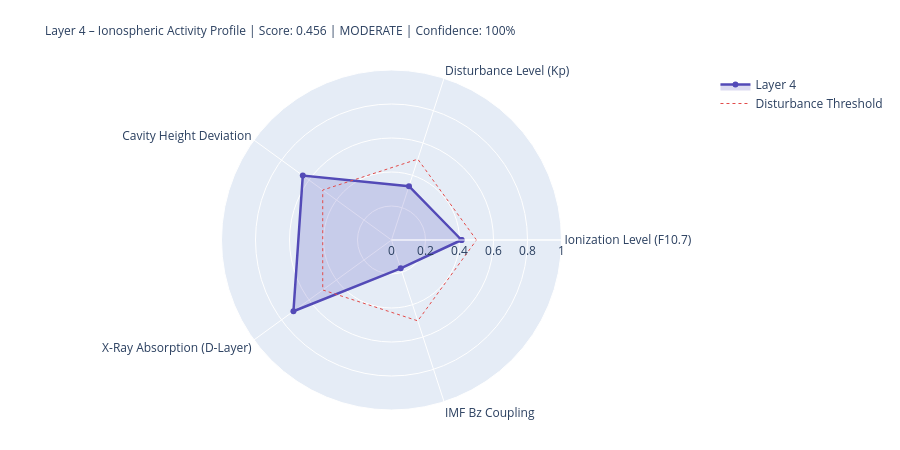

Here is the notebook cell this chart was saved with:
### Markdown cell above
---
## 4. State Assessment & Handoff to Layer 5

### Code cell
# ============================================================
# LAYER-4-SCORE
# ============================================================

COMPONENTS = {
    'Ionization Level (F10.7)':    {'score': ioniz,       'source': 'primary' if f107_now else 'from_layer0', 'dynamic': True},
    'Disturbance Level (Kp)':          {'score': disturb,     'source': 'primary' if kp_now   else 'from_layer0', 'dynamic': True},
    'Cavity Height Deviation':    {'score': h_dev,       'source': 'derived',                                'dynamic': True},
    'X-Ray Absorption (D-Layer)':{'score': xray_ioniz,  'source': 'primary' if xray_now else 'missing',     'dynamic': True},
    'IMF Bz Coupling':             {'score': bz_coupling, 'source': 'primary' if bz_now   else 'from_layer0', 'dynamic': True},
}

available    = {k: v['score'] for k, v in COMPONENTS.items() if v['score'] is not None}
unavailable  = [k for k, v in COMPONENTS.items() if v['score'] is None]
layer4_score = round(sum(available.values()) / len(available), 4) if available else None
confidence   = round(len(available) / len(COMPONENTS), 2)
level = ('unknown' if layer4_score is None
         else 'quiet'   if layer4_score < 0.3
         else 'moderate' if layer4_score < 0.6
         else 'active')
dominant_l4 = max(available, key=available.get) if available else 'none'

# Resonance delta for Schumann SR-1
sr1_ref = schumann_freq(1, 80.0)
sr1_now = schumann_freq(1, h_eff)
sr1_delta_mhz = (sr1_now - sr1_ref) * 1000

# Propagation conditions
prop_cond = ('disturbed'   if kp_val > 4
             else 'unsettled' if kp_val > 2
             else 'normal')
if xray_class in ['X', 'M']:
    prop_cond = 'Radio-Blackout moeglich'

W = 68
print('=' * W)
print('LAYER 4 – IONOSPHERE – STATE ASSESSMENT')
print('=' * W)
for name, comp in COMPONENTS.items():
    s = comp['score']
    if s is not None:
        bar = '█' * int(s * 20) + '░' * (20 - int(s * 20))
        print(f'  {name:<36} {bar}  {s:.3f}  [{comp["source"]}]')
    else:
        print(f'  {name:<36} {"─" * 20}  n/a   [missing]')
print('-' * W)
print(f'  Score:          {layer4_score:.3f}  ({len(available)}/{len(COMPONENTS)} components)')
print(f'  Confidence:     {confidence:.0%}')
print(f'  Level:          {level.upper()}')
print(f'  Dominant:       {dominant_l4}')
print(f'  Cavity height:  {h_eff:.1f} km  (Ref: 80.0 km)')
print(f'  SR-1:           {sr1_now:.3f} Hz  (Δ {sr1_delta_mhz:+.1f} mHz vs. ref)')
print(f'  Propagation:    {prop_cond}')
print(f'  X-Ray:          {xray_class}-class  ({xray_now:.2e} W/m²)' if xray_now else '  X-Ray:          n/a')
print('=' * W)

# Radar
cats   = list(available.keys())
vals_r = list(available.values())
if len(cats) >= 3:
    fig = go.Figure()
    fig.add_trace(go.Scatterpolar(
        r=vals_r + [vals_r[0]], theta=cats + [cats[0]],
        fill='toself', fillcolor='rgba(83,74,183,0.20)',
        line=dict(color='#534AB7', width=2.5), name='Layer 4'
    ))
    fig.add_trace(go.Scatterpolar(
        r=[0.5] * (len(cats)+1), theta=cats + [cats[0]],
        line=dict(color='#E24B4A', dash='dot', width=1),
        mode='lines', name='Disturbance Threshold'
    ))
    fig.update_layout(
        title=dict(
            text=f'Layer 4 – Ionospheric Activity Profile | Score: {layer4_score:.3f} | {level.upper()} | Confidence: {confidence:.0%}',
            font=dict(size=12)
        ),
        polar=dict(radialaxis=dict(visible=True, range=[0, 1])),
        height=450, showlegend=True,
        margin=dict(l=80, r=80, t=70, b=40)
    )
    fig.show()

### Figure 1 — Plotly figure (JSON) as saved in the notebook; plotly's stock layout.template omitted (floating-point values rounded to 4 significant figures)
{"data": [{"fill": "toself", "fillcolor": "rgba(83,74,183,0.20)", "line": {"color": "#534AB7", "width": 2.5}, "name": "Layer 4", "r": [0.412, 0.333, 0.645, 0.713, 0.175, 0.412], "theta": ["Ionization Level (F10.7)", "Disturbance Level (Kp)", "Cavity Height Deviation", "X-Ray Absorption (D-Layer)", "IMF Bz Coupling", "Ionization Level (F10.7)"], "type": "scatterpolar"}, {"line": {"color": "#E24B4A", "dash": "dot", "width": 1}, "mode": "lines", "name": "Disturbance Threshold", "r": [0.5, 0.5, 0.5, 0.5, 0.5, 0.5], "theta": ["Ionization Level (F10.7)", "Disturbance Level (Kp)", "Cavity Height Deviation", "X-Ray Absorption (D-Layer)", "IMF Bz Coupling", "Ionization Level (F10.7)"], "type": "scatterpolar"}], "layout": {"height": 450, "margin": {"b": 40, "l": 80, "r": 80, "t": 70}, "polar": {"radialaxis": {"range": [0, 1], "visible": true}}, "showlegend": true, "title": {"font": {"size": 12}, "text": "Layer 4 – Ionospheric Activity Profile | Score: 0.456 | MODERATE | Confidence: 100%"}}}
